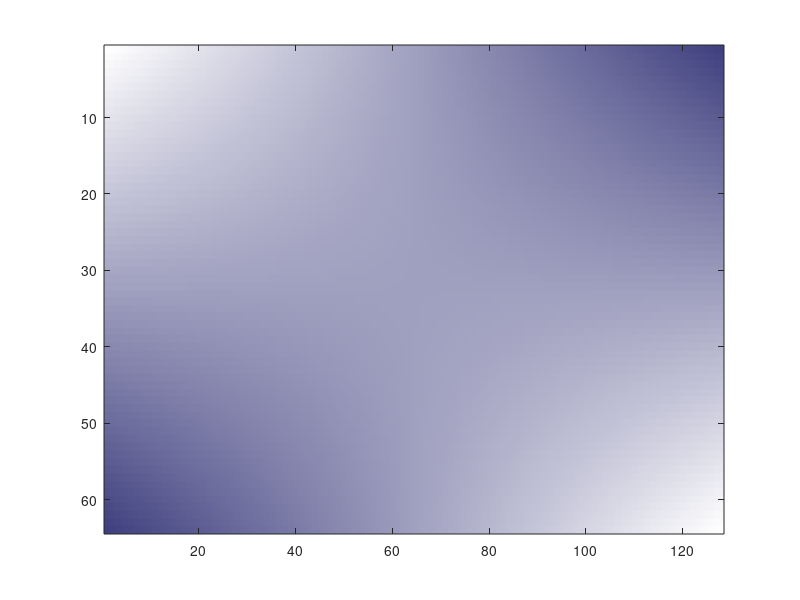

Source code (MATLAB):
clear all;

height = 64;   % height of the rectangle in pixels
width  = 128;  % width of the rectangle in pixels

filename = strcat('bilinearGradienBlue', num2str(width), 'x', ...
                  num2str(height), '.bmp');

topLeftRed       = 1.0;  % red-value of the top-left corner
topRightRed      = 0.25;  % red-value of the top-left corner
bottomLeftRed    = 0.25;
bottomRightRed   = 1.0;
topLeftGreen     = 1.0;  
topRightGreen    = 0.25; 
bottomLeftGreen  = 0.25;
bottomRightGreen = 1.0;
topLeftBlue      = 1.0;  
topRightBlue     = 0.5; 
bottomLeftBlue   = 0.5;
bottomRightBlue  = 1.0;

% allocate gray-matrix:
colorMatrix = zeros(height, width, 3);

colorMatrix(1, 1, 1)          = topLeftRed;
colorMatrix(1, width, 1)      = topRightRed;
colorMatrix(height, 1, 1)     = bottomLeftRed;
colorMatrix(height, width, 1) = bottomRightRed;
colorMatrix(1, 1, 2)          = topLeftGreen;
colorMatrix(1, width, 2)      = topRightGreen;
colorMatrix(height, 1, 2)     = bottomLeftGreen;
colorMatrix(height, width, 2) = bottomRightGreen;
colorMatrix(1, 1, 3)          = topLeftBlue;
colorMatrix(1, width, 3)      = topRightBlue;
colorMatrix(height, 1, 3)     = bottomLeftBlue;
colorMatrix(height, width, 3) = bottomRightBlue;

for x=1:width
 if( width == 1 )
  p = 1;
 else
  p = (x-1)/(width-1); % relative x-postion (from 0...1)
 end
 colorMatrix(1, x, 1)      = (1-p)*topLeftRed      + p*topRightRed; 
 colorMatrix(1, x, 2)      = (1-p)*topLeftGreen    + p*topRightGreen; 
 colorMatrix(1, x, 3)      = (1-p)*topLeftBlue     + p*topRightBlue; 
 colorMatrix(height, x, 1) = (1-p)*bottomLeftRed   + p*bottomRightRed; 
 colorMatrix(height, x, 2) = (1-p)*bottomLeftGreen + p*bottomRightGreen; 
 colorMatrix(height, x, 3) = (1-p)*bottomLeftBlue  + p*bottomRightBlue; 
end

for x=1:width
 for y=2:height-1
  p = (y-1)/(height-1); % relative y-postion (from 0...1)  
  colorMatrix(y,x,1) = (1-p)*colorMatrix(1,x,1) + p*colorMatrix(height,x,1);  
  colorMatrix(y,x,2) = (1-p)*colorMatrix(1,x,2) + p*colorMatrix(height,x,2);    
  colorMatrix(y,x,3) = (1-p)*colorMatrix(1,x,3) + p*colorMatrix(height,x,3);    
 end 
end

image(colorMatrix);
imwrite(colorMatrix, filename, 'bmp');
%colormap(bone);


